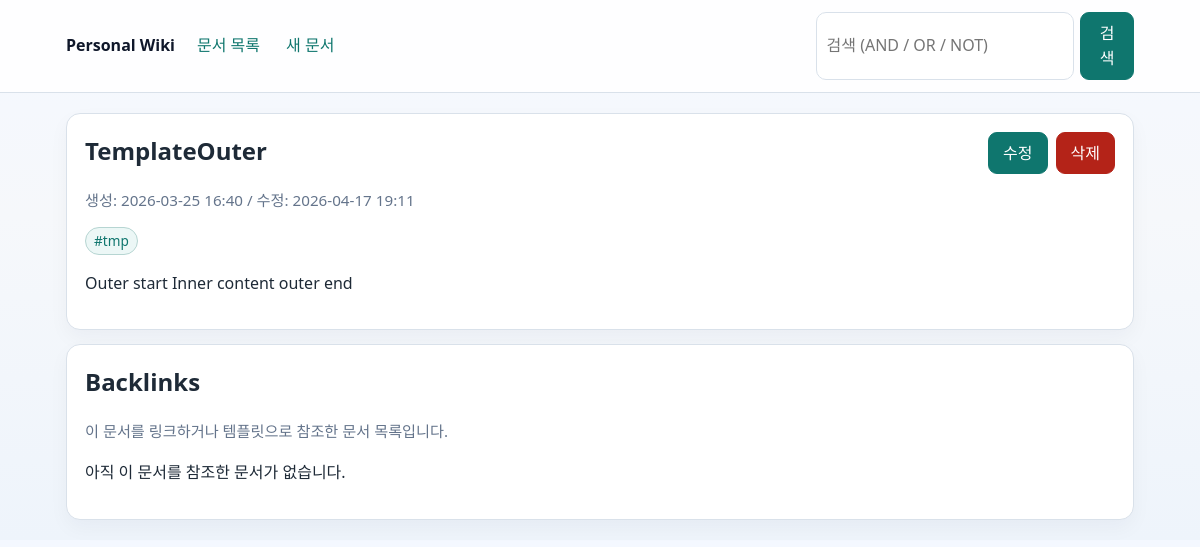
/doc/templateouter, run on the app's committed database.
### tables this page shows
CREATE TABLE docs (
            id INTEGER PRIMARY KEY AUTOINCREMENT,
            title TEXT NOT NULL COLLATE NOCASE UNIQUE,
            slug TEXT NOT NULL UNIQUE,
            file_path TEXT NOT NULL,
            meta_json TEXT NOT NULL DEFAULT '{}',
            created_at TEXT NOT NULL,
            updated_at TEXT NOT NULL
        );

CREATE TABLE tags (
            id INTEGER PRIMARY KEY AUTOINCREMENT,
            name TEXT NOT NULL COLLATE NOCASE UNIQUE
        );

### app.py (the view)
@app.route("/doc/<path:slug>")
def view_doc(slug: str):
    conn = get_db()
    doc = fetch_doc_with_tags(conn, slug)
    if doc is None:
        return render_template("not_found.html", requested=slug), 404
    content = read_document(doc["slug"])
    rendered = render_markdown(conn, content)
    backlinks = find_backlinks(conn, doc["slug"])
    return render_template(
        "view.html",
        doc=doc,
        content=content,
        rendered=rendered,
        backlinks=backlinks,
    )

### app.py (called while the page is built)
def connect_db() -> sqlite3.Connection:
    conn = sqlite3.connect(DB_PATH)
    conn.row_factory = sqlite3.Row
    conn.execute("PRAGMA foreign_keys = ON")
    return conn

def get_db() -> sqlite3.Connection:
    if "db" not in g:
        g.db = connect_db()
    return g.db

def safe_load_json(raw: str) -> dict:
    try:
        data = json.loads(raw)
        if isinstance(data, dict):
            return data
    except (TypeError, json.JSONDecodeError):
        pass
    return {}

def document_path(slug: str) -> Path:
    return DOC_DIR / f"{slug}.md"

def normalize_newlines(text: str) -> str:
    if not text:
        return ""
    normalized = text.replace("\r\r\n", "\n")
    normalized = normalized.replace("\r\n", "\n").replace("\r", "\n")
    return normalized

def read_text_normalized(path: Path) -> str:
    with path.open("r", encoding="utf-8", newline="") as file:
        return normalize_newlines(file.read())

def read_document(slug: str) -> str:
    path = document_path(slug)
    if not path.exists():
        return ""
    return read_text_normalized(path)

def read_document_if_exists(slug: str) -> str | None:
    path = document_path(slug)
    if not path.exists():
        return None
    return read_text_normalized(path)

def normalize_reference_target(value: str) -> str:
    return unicodedata.normalize("NFKC", str(value)).strip()

def reference_title_key(value: str) -> str:
    return normalize_reference_target(value).casefold()

def build_doc_tag_map(conn: sqlite3.Connection, doc_ids: list[int]) -> dict[int, list[str]]:
    unique_doc_ids: list[int] = []
    seen: set[int] = set()
    for doc_id in doc_ids:
        if doc_id in seen:
            continue
        seen.add(doc_id)
        unique_doc_ids.append(doc_id)
    if not unique_doc_ids:
        return {}
    placeholders = ",".join("?" for _ in unique_doc_ids)
    rows = conn.execute(
        f"""
        SELECT dt.doc_id, t.name
        FROM doc_tags dt
        JOIN tags t ON t.id = dt.tag_id
        WHERE dt.doc_id IN ({placeholders})
        ORDER BY dt.doc_id, t.name COLLATE NOCASE
        """,
        unique_doc_ids,
    ).fetchall()
    mapping: dict[int, list[str]] = defaultdict(list)
    for row in rows:
        mapping[int(row["doc_id"])].append(str(row["name"]))
    return dict(mapping)

def list_doc_tags(conn: sqlite3.Connection, doc_id: int) -> list[str]:
    return build_doc_tag_map(conn, [doc_id]).get(doc_id, [])

### templates/view.html (shortened to what this page needs)
{% extends "base.html" %}
{% block content %}
<section class="panel">
  <header class="doc-header">
    <div>
      <h1>{{ doc.title }}</h1>
      <p class="muted">
        생성: {{ doc.created_at|pretty_time }} /
        수정: {{ doc.updated_at|pretty_time }}
      </p>
      {% if doc.tags %}
        <div class="tag-row">
          {% for tag in doc.tags %}
            <a class="tag" href="{{ url_for('docs_by_tag', tag_name=tag) }}">#{{ tag }}</a>
          {% endfor %}
        </div>
      {% endif %}
    </div>
    <div class="actions">
      <a class="button" href="{{ url_for('edit_doc', slug=doc.slug) }}">수정</a>
      <form action="{{ url_for('delete_doc', slug=doc.slug) }}" method="post" onsubmit="return confirm('문서를 삭제할까요?');">
        <button class="button danger" type="submit">삭제</button>
      </form>
    </div>
  </header>
  <article class="markdown-body">{{ rendered }}</article>
</section>
<section class="panel">
  <h2>Backlinks</h2>
  <p class="muted">이 문서를 링크하거나 템플릿으로 참조한 문서 목록입니다.</p>
  {% if backlinks %}
    <ul class="doc-list">
      {% for item in backlinks %}
        <li class="doc-item">
          <div class="doc-head">
            <a class="doc-title" href="{{ url_for('view_doc', slug=item.slug) }}">{{ item.title }}</a>
            <span class="doc-time">{{ item.updated_at|pretty_time }}</span>
          </div>
          <div class="tag-row">
            {% if "link" in item.reasons %}
              <span class="ref-kind">문서링크</span>
            {% endif %}
            {% if "template" in item.reasons %}
              <span class="ref-kind template">템플릿참조</span>
            {% endif %}
          </div>
        </li>
      {% endfor %}
    </ul>
  {% else %}
    <p>아직 이 문서를 참조한 문서가 없습니다.</p>
  {% endif %}
</section>
{% endblock %}

### static/style.css (style rules this page uses)
:root { --bg: #f6f8fb; --panel: #ffffff; --line: #d9e1ea; --text: #1e2a37; --muted: #64748b; --link: #0f766e; --link-hover: #115e59; --danger: #b42318; }
* { box-sizing: border-box; }
body { margin: 0; background: linear-gradient(180deg, #f4f8ff 0%, #f6f8fb 40%, #eef4fb 100%); color: var(--text); font-family: "Segoe UI", "Noto Sans KR", sans-serif; line-height: 1.55; }
a { color: var(--link); text-decoration: none; }
.panel { background: var(--panel); border: 1px solid var(--line); border-radius: 14px; padding: 18px; box-shadow: 0 8px 20px rgba(15, 23, 42, 0.04); }
h1, h2, h3 { margin-top: 0; }
.muted { color: var(--muted); font-size: 0.95rem; }
.tag-row { display: flex; gap: 6px; flex-wrap: wrap; margin-top: 8px; }
.tag { display: inline-block; border: 1px solid #b6d5d2; background: #ecf7f6; color: #0f766e; padding: 2px 8px; border-radius: 999px; font-size: 0.85rem; }
.doc-header { display: flex; justify-content: space-between; gap: 12px; flex-wrap: wrap; }
.actions { display: flex; gap: 8px; align-items: flex-start; }
.button, button { border: 1px solid #0f766e; background: #0f766e; color: #fff; border-radius: 9px; padding: 8px 14px; cursor: pointer; font: inherit; }
.danger { border-color: var(--danger); background: var(--danger); }

### data on the page
docs: title "TemplateOuter", created_at|pretty_time "2026-03-25 16:40", updated_at|pretty_time "2026-04-17 19:11"
tags: name "tmp"

### other printed values
{{ rendered }} "Outer start Inner content outer end"
